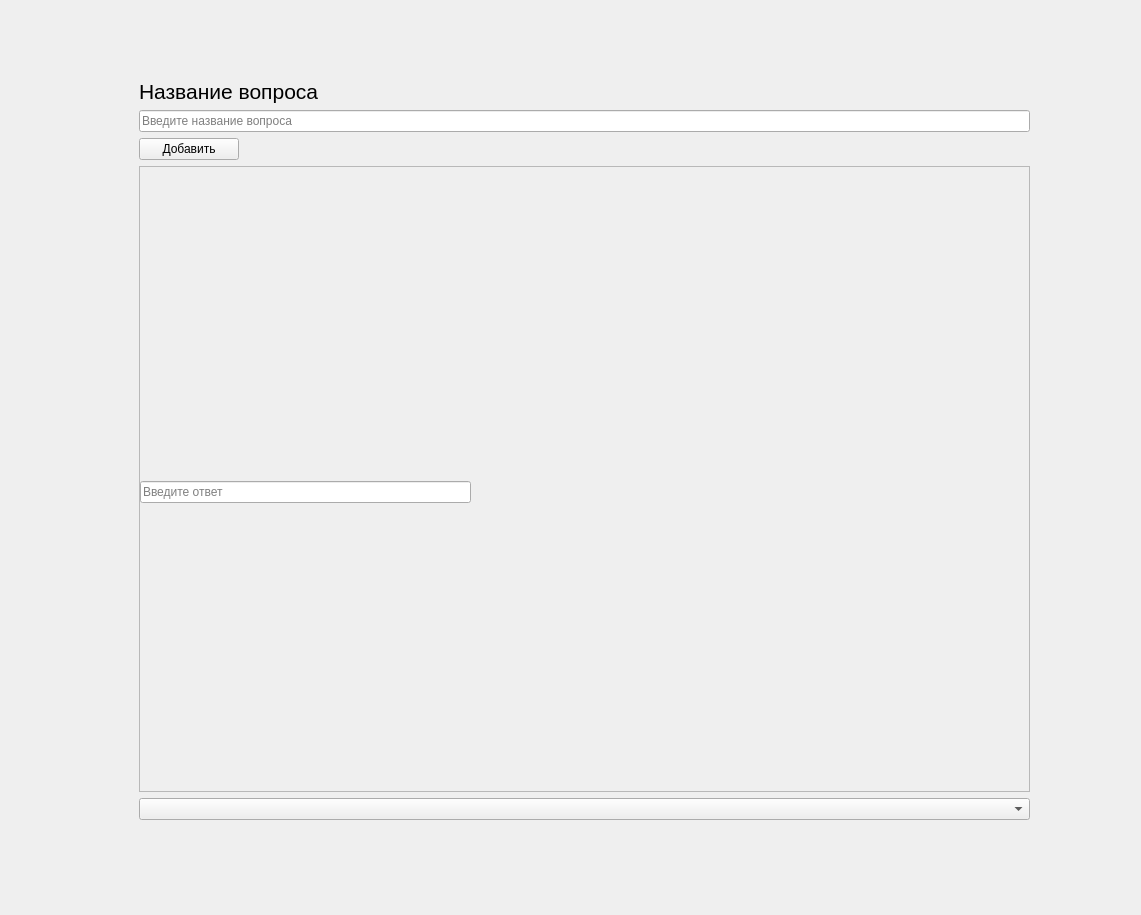
<?xml version="1.0" encoding="UTF-8"?>
<ui version="4.0">
 <class>Form</class>
 <widget class="QWidget" name="Form">
  <property name="geometry">
   <rect>
    <x>0</x>
    <y>0</y>
    <width>1141</width>
    <height>915</height>
   </rect>
  </property>
  <property name="windowTitle">
   <string>Form</string>
  </property>
  <widget class="QWidget" name="verticalLayoutWidget">
   <property name="geometry">
    <rect>
     <x>139</x>
     <y>79</y>
     <width>891</width>
     <height>741</height>
    </rect>
   </property>
   <layout class="QVBoxLayout" name="verticalLayout">
    <item>
     <widget class="QLabel" name="label">
      <property name="font">
       <font>
        <pointsize>16</pointsize>
       </font>
      </property>
      <property name="text">
       <string>Название вопроса</string>
      </property>
     </widget>
    </item>
    <item>
     <widget class="QLineEdit" name="input_name">
      <property name="placeholderText">
       <string>Введите название вопроса</string>
      </property>
     </widget>
    </item>
    <item>
     <widget class="QPushButton" name="create_button">
      <property name="maximumSize">
       <size>
        <width>100</width>
        <height>16777215</height>
       </size>
      </property>
      <property name="text">
       <string>Добавить</string>
      </property>
     </widget>
    </item>
    <item>
     <widget class="QScrollArea" name="answers_box">
      <property name="widgetResizable">
       <bool>true</bool>
      </property>
      <widget class="QWidget" name="scrollAreaWidgetContents">
       <property name="geometry">
        <rect>
         <x>0</x>
         <y>0</y>
         <width>887</width>
         <height>625</height>
        </rect>
       </property>
       <widget class="QWidget" name="verticalLayoutWidget_2">
        <property name="geometry">
         <rect>
          <x>0</x>
          <y>0</y>
          <width>331</width>
          <height>651</height>
         </rect>
        </property>
        <layout class="QVBoxLayout" name="verticalLayout_2">
         <item>
          <widget class="QLineEdit" name="input_answer_1">
           <property name="placeholderText">
            <string>Введите ответ</string>
           </property>
          </widget>
         </item>
        </layout>
       </widget>
      </widget>
     </widget>
    </item>
    <item>
     <widget class="QComboBox" name="input_right_answer"/>
    </item>
   </layout>
  </widget>
 </widget>
 <resources/>
 <connections/>
</ui>
